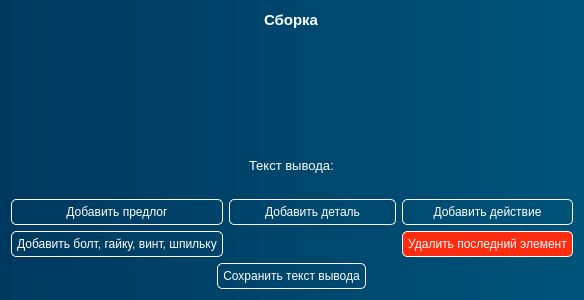
<?xml version="1.0" encoding="UTF-8"?>
<ui version="4.0">
 <class>DialogSborka</class>
 <widget class="QDialog" name="DialogSborka">
  <property name="geometry">
   <rect>
    <x>0</x>
    <y>0</y>
    <width>584</width>
    <height>300</height>
   </rect>
  </property>
  <property name="windowTitle">
   <string>Сборка</string>
  </property>
  <property name="styleSheet">
   <string notr="true">color: white;
background-color: qlineargradient(spread:pad, x1:0, y1:0, x2:1, y2:0, stop:0 rgb(0, 57, 95), stop:1 rgb(0, 83, 122))</string>
  </property>
  <layout class="QVBoxLayout" name="verticalLayout">
   <item alignment="Qt::AlignmentFlag::AlignHCenter">
    <widget class="QLabel" name="label_8">
     <property name="font">
      <font>
       <pointsize>11</pointsize>
       <bold>true</bold>
      </font>
     </property>
     <property name="styleSheet">
      <string notr="true">background: none;
</string>
     </property>
     <property name="text">
      <string>Сборка</string>
     </property>
    </widget>
   </item>
   <item>
    <layout class="QVBoxLayout" name="verticalLayout_2">
     <property name="topMargin">
      <number>20</number>
     </property>
    </layout>
   </item>
   <item>
    <spacer name="verticalSpacer">
     <property name="orientation">
      <enum>Qt::Orientation::Vertical</enum>
     </property>
     <property name="sizeHint" stdset="0">
      <size>
       <width>20</width>
       <height>40</height>
      </size>
     </property>
    </spacer>
   </item>
   <item alignment="Qt::AlignmentFlag::AlignHCenter">
    <widget class="QLabel" name="label_9">
     <property name="font">
      <font>
       <pointsize>10</pointsize>
       <bold>false</bold>
      </font>
     </property>
     <property name="styleSheet">
      <string notr="true">background: none;
</string>
     </property>
     <property name="text">
      <string>Текст вывода:</string>
     </property>
    </widget>
   </item>
   <item alignment="Qt::AlignmentFlag::AlignHCenter">
    <widget class="QLabel" name="label_text_input">
     <property name="styleSheet">
      <string notr="true">background: none;</string>
     </property>
     <property name="text">
      <string/>
     </property>
    </widget>
   </item>
   <item>
    <layout class="QGridLayout" name="gridLayout">
     <item row="0" column="1">
      <widget class="QPushButton" name="pushButton_add_detail">
       <property name="cursor">
        <cursorShape>PointingHandCursor</cursorShape>
       </property>
       <property name="styleSheet">
        <string notr="true">QPushButton {
	border: 1px solid;
	border-color: white;
	border-radius: 5px;
	height: 20px;
	background-color: none;
	padding: 2 5 2 5
}
QPushButton:hover {
	background-color: rgb(0, 111, 171)
}
QPushButton:pressed {
	background-color: rgb(0, 53, 93)
}</string>
       </property>
       <property name="text">
        <string>Добавить деталь</string>
       </property>
      </widget>
     </item>
     <item row="0" column="0">
      <widget class="QPushButton" name="pushButton_add_predlog">
       <property name="cursor">
        <cursorShape>PointingHandCursor</cursorShape>
       </property>
       <property name="styleSheet">
        <string notr="true">QPushButton {
	border: 1px solid;
	border-color: white;
	border-radius: 5px;
	height: 20px;
	background-color: none;
	padding: 2 5 2 5
}
QPushButton:hover {
	background-color: rgb(0, 111, 171)
}
QPushButton:pressed {
	background-color: rgb(0, 53, 93)
}</string>
       </property>
       <property name="text">
        <string>Добавить предлог</string>
       </property>
      </widget>
     </item>
     <item row="1" column="0">
      <widget class="QPushButton" name="pushButton_add_bolts">
       <property name="cursor">
        <cursorShape>PointingHandCursor</cursorShape>
       </property>
       <property name="styleSheet">
        <string notr="true">QPushButton {
	border: 1px solid;
	border-color: white;
	border-radius: 5px;
	height: 20px;
	background-color: none;
	padding: 2 5 2 5
}
QPushButton:hover {
	background-color: rgb(0, 111, 171)
}
QPushButton:pressed {
	background-color: rgb(0, 53, 93)
}</string>
       </property>
       <property name="text">
        <string>Добавить болт, гайку, винт, шпильку</string>
       </property>
      </widget>
     </item>
     <item row="0" column="2">
      <widget class="QPushButton" name="pushButton_add_deistvie">
       <property name="cursor">
        <cursorShape>PointingHandCursor</cursorShape>
       </property>
       <property name="styleSheet">
        <string notr="true">QPushButton {
	border: 1px solid;
	border-color: white;
	border-radius: 5px;
	height: 20px;
	background-color: none;
	padding: 2 5 2 5
}
QPushButton:hover {
	background-color: rgb(0, 111, 171)
}
QPushButton:pressed {
	background-color: rgb(0, 53, 93)
}</string>
       </property>
       <property name="text">
        <string>Добавить действие</string>
       </property>
      </widget>
     </item>
     <item row="1" column="2">
      <widget class="QPushButton" name="btn_delete_el">
       <property name="cursor">
        <cursorShape>PointingHandCursor</cursorShape>
       </property>
       <property name="styleSheet">
        <string notr="true">QPushButton {
	border: 1px solid;
	border-color: white;
	border-radius: 5px;
	height: 20px;
	background-color: rgb(255, 44, 16);
	padding: 2 5 2 5
}
QPushButton:hover {
	background-color: rgb(139, 11, 11)
}
QPushButton:pressed {
	background-color: rgb(0, 53, 93)
}</string>
       </property>
       <property name="text">
        <string>Удалить последний элемент</string>
       </property>
      </widget>
     </item>
    </layout>
   </item>
   <item alignment="Qt::AlignmentFlag::AlignHCenter">
    <widget class="QPushButton" name="pushButton_save_result">
     <property name="cursor">
      <cursorShape>PointingHandCursor</cursorShape>
     </property>
     <property name="styleSheet">
      <string notr="true">QPushButton {
	border: 1px solid;
	border-color: white;
	border-radius: 5px;
	height: 20px;
	background-color: none;
	padding: 2 5 2 5
}
QPushButton:hover {
	background-color: rgb(0, 111, 171)
}
QPushButton:pressed {
	background-color: rgb(0, 53, 93)
}</string>
     </property>
     <property name="text">
      <string>Сохранить текст вывода</string>
     </property>
    </widget>
   </item>
  </layout>
 </widget>
 <resources/>
 <connections/>
</ui>
